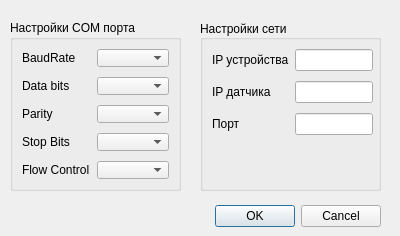
<?xml version="1.0" encoding="UTF-8"?>
<ui version="4.0">
 <class>Settings</class>
 <widget class="QDialog" name="Settings">
  <property name="geometry">
   <rect>
    <x>0</x>
    <y>0</y>
    <width>400</width>
    <height>236</height>
   </rect>
  </property>
  <property name="minimumSize">
   <size>
    <width>400</width>
    <height>236</height>
   </size>
  </property>
  <property name="maximumSize">
   <size>
    <width>400</width>
    <height>236</height>
   </size>
  </property>
  <property name="windowTitle">
   <string>Настройки</string>
  </property>
  <property name="windowOpacity">
   <double>1.000000000000000</double>
  </property>
  <widget class="QDialogButtonBox" name="buttonBox">
   <property name="geometry">
    <rect>
     <x>20</x>
     <y>200</y>
     <width>361</width>
     <height>32</height>
    </rect>
   </property>
   <property name="orientation">
    <enum>Qt::Horizontal</enum>
   </property>
   <property name="standardButtons">
    <set>QDialogButtonBox::Cancel|QDialogButtonBox::Ok</set>
   </property>
  </widget>
  <widget class="QGroupBox" name="gridGroupBox">
   <property name="geometry">
    <rect>
     <x>10</x>
     <y>20</y>
     <width>171</width>
     <height>171</height>
    </rect>
   </property>
   <property name="title">
    <string>Настройки COM порта</string>
   </property>
   <layout class="QGridLayout" name="gridLayout">
    <property name="verticalSpacing">
     <number>10</number>
    </property>
    <item row="2" column="0">
     <widget class="QLabel" name="label_5">
      <property name="text">
       <string>Parity</string>
      </property>
     </widget>
    </item>
    <item row="1" column="0">
     <widget class="QLabel" name="label_2">
      <property name="text">
       <string>Data bits</string>
      </property>
     </widget>
    </item>
    <item row="3" column="0">
     <widget class="QLabel" name="label_6">
      <property name="text">
       <string>Stop Bits</string>
      </property>
     </widget>
    </item>
    <item row="0" column="0">
     <widget class="QLabel" name="label">
      <property name="text">
       <string>BaudRate</string>
      </property>
     </widget>
    </item>
    <item row="5" column="0">
     <spacer name="verticalSpacer_2">
      <property name="orientation">
       <enum>Qt::Vertical</enum>
      </property>
      <property name="sizeHint" stdset="0">
       <size>
        <width>20</width>
        <height>40</height>
       </size>
      </property>
     </spacer>
    </item>
    <item row="4" column="0">
     <widget class="QLabel" name="label_7">
      <property name="text">
       <string>Flow Control</string>
      </property>
     </widget>
    </item>
    <item row="0" column="1">
     <widget class="QComboBox" name="cb_baudrate"/>
    </item>
    <item row="1" column="1">
     <widget class="QComboBox" name="cb_databits"/>
    </item>
    <item row="2" column="1">
     <widget class="QComboBox" name="cb_parity"/>
    </item>
    <item row="3" column="1">
     <widget class="QComboBox" name="cb_stopbits"/>
    </item>
    <item row="4" column="1">
     <widget class="QComboBox" name="cb_flow"/>
    </item>
   </layout>
  </widget>
  <widget class="QGroupBox" name="gridGroupBox_2">
   <property name="geometry">
    <rect>
     <x>200</x>
     <y>20</y>
     <width>181</width>
     <height>171</height>
    </rect>
   </property>
   <property name="title">
    <string>Настройки сети</string>
   </property>
   <property name="alignment">
    <set>Qt::AlignLeading|Qt::AlignLeft|Qt::AlignVCenter</set>
   </property>
   <property name="flat">
    <bool>false</bool>
   </property>
   <property name="checkable">
    <bool>false</bool>
   </property>
   <layout class="QGridLayout" name="gridLayout_2" rowstretch="0,0,0,0">
    <property name="sizeConstraint">
     <enum>QLayout::SetMaximumSize</enum>
    </property>
    <property name="rightMargin">
     <number>5</number>
    </property>
    <property name="horizontalSpacing">
     <number>6</number>
    </property>
    <property name="verticalSpacing">
     <number>10</number>
    </property>
    <item row="3" column="2">
     <spacer name="verticalSpacer">
      <property name="orientation">
       <enum>Qt::Vertical</enum>
      </property>
      <property name="sizeHint" stdset="0">
       <size>
        <width>20</width>
        <height>40</height>
       </size>
      </property>
     </spacer>
    </item>
    <item row="0" column="2">
     <widget class="QLineEdit" name="le_ip"/>
    </item>
    <item row="0" column="0">
     <widget class="QLabel" name="label_3">
      <property name="text">
       <string>IP устройства</string>
      </property>
      <property name="alignment">
       <set>Qt::AlignLeading|Qt::AlignLeft|Qt::AlignVCenter</set>
      </property>
     </widget>
    </item>
    <item row="2" column="2">
     <widget class="QLineEdit" name="le_port"/>
    </item>
    <item row="2" column="0">
     <widget class="QLabel" name="label_4">
      <property name="text">
       <string>Порт</string>
      </property>
     </widget>
    </item>
    <item row="1" column="0">
     <widget class="QLabel" name="label_8">
      <property name="text">
       <string>IP датчика</string>
      </property>
      <property name="alignment">
       <set>Qt::AlignLeading|Qt::AlignLeft|Qt::AlignVCenter</set>
      </property>
     </widget>
    </item>
    <item row="1" column="2">
     <widget class="QLineEdit" name="le_ip_d"/>
    </item>
   </layout>
  </widget>
 </widget>
 <resources/>
 <connections>
  <connection>
   <sender>buttonBox</sender>
   <signal>accepted()</signal>
   <receiver>Settings</receiver>
   <slot>accept()</slot>
   <hints>
    <hint type="sourcelabel">
     <x>248</x>
     <y>254</y>
    </hint>
    <hint type="destinationlabel">
     <x>157</x>
     <y>274</y>
    </hint>
   </hints>
  </connection>
  <connection>
   <sender>buttonBox</sender>
   <signal>rejected()</signal>
   <receiver>Settings</receiver>
   <slot>reject()</slot>
   <hints>
    <hint type="sourcelabel">
     <x>316</x>
     <y>260</y>
    </hint>
    <hint type="destinationlabel">
     <x>286</x>
     <y>274</y>
    </hint>
   </hints>
  </connection>
 </connections>
</ui>
